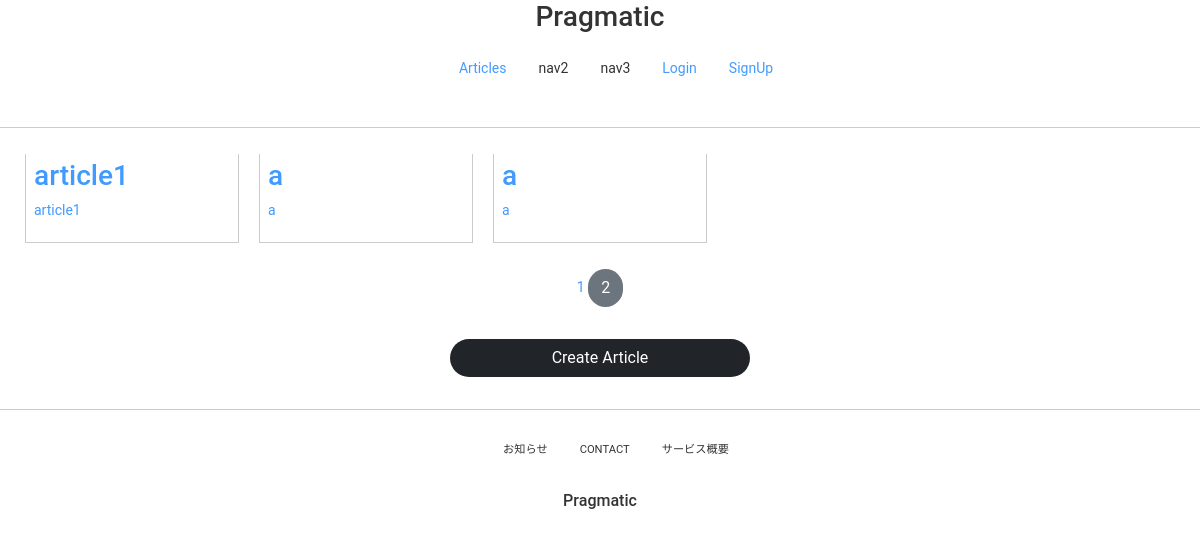
Page /articles/list/ on the earlier database version.
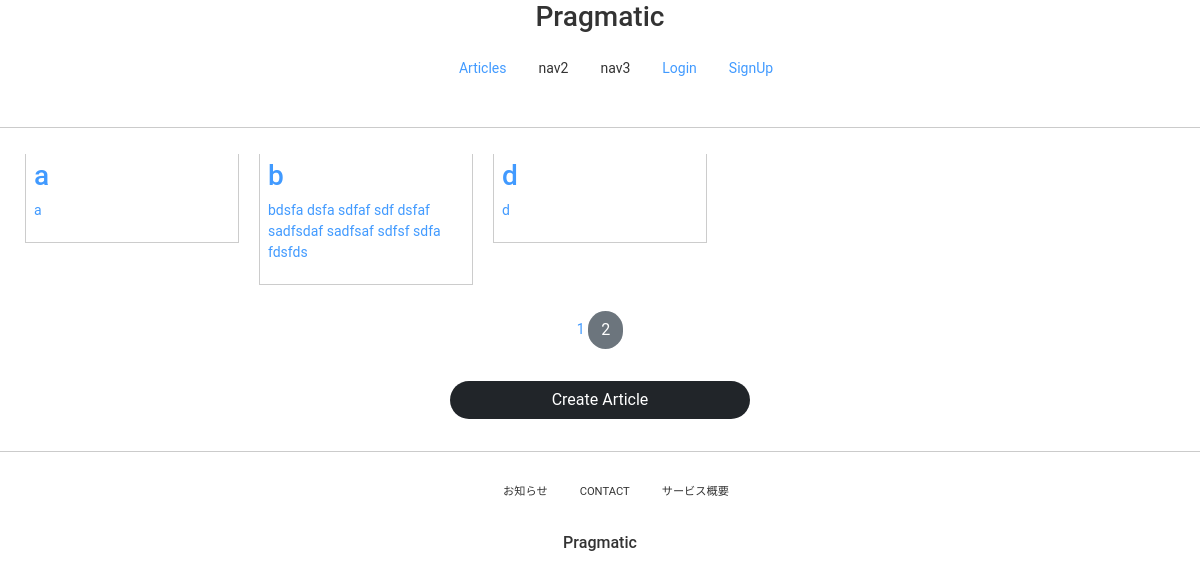
Same page on the later database version.
### articleapp/models.py (models this page shows)
class Article(models.Model):
    writer = models.ForeignKey(
        User, on_delete=models.SET_NULL, related_name='article', null=True)
    title = models.CharField(max_length=200, null=True)
    image = models.ImageField(upload_to='article/', null=False)
    content = models.TextField(null=True)
    created_at = models.DateField(auto_now_add=True, null=True)

### articleapp/views.py (the view)
# urls.py: path('list/', ArticleListView.as_view(), name='list'),
class ArticleListView(ListView):
    model = Article
    context_object_name = 'article_list'
    template_name = 'articleapp/list.html'
    paginate_by = 3

### articleapp/templates/articleapp/list.html
{% extends 'base.html' %}
{% load static %}
{% block content %}
<section>
    {% if article_list %}
    <div class="wf-container">
        {% for article in article_list %}
            <div class="wf-box">
                <a href="{% url 'articleapp:detail' pk=article.pk %}">
                {% include 'snippets/card.html' with article=article %}
                </a>
            </div>
        {% endfor %}
    </div>
    {% else %}
    <div style="text-align:center">
        <h2>No Article</h2>
    </div>
    {% endif %}
    {% include 'snippets/pagination.html' with page_obj=page_obj %}
     <div style="text-align:center">
         <a href="{% url 'articleapp:create' %}" class="btn btn-dark rounded-pill col-3 mt-3 mb-3">
             Create Article
         </a>
     </div>
</section>
{% endblock %}

### templates/base.html
<!DOCTYPE html>
<html lang="en">
{% include 'head.html' %}
<body>
    {% include 'header.html' %}
    <hr>
    {% block content %}
    {% endblock %}
    <hr>
    {% include 'footer.html' %}
</body>
</html>

### templates/head.html (shortened to what this page needs)
{% load static %}
<head>
    <link href="https://cdn.jsdelivr.net/npm/bootstrap@5.0.0-beta2/dist/css/bootstrap.min.css" rel="stylesheet">
    <link rel="stylesheet" type="text/css" href="{% static 'css/base.css' %}">
    <link rel="stylesheet" type="text/css" href="{% static 'css/wf-style.css' %}">
</head>

### templates/header.html
<header style="display:flex; flex-direction:column; justify-content: center; align-items:center">
    <div>
        <h3>Pragmatic</h3>
    </div>
    <div>
        <ul style="display:flex; justify-content: center; align-items:center; list-style: none;">
            <li style="padding:1rem">
                <a href="{% url 'articleapp:list' %}">Articles</a>
            </li>
            <li style="padding:1rem">nav2</li>
            <li style="padding:1rem">nav3</li>
            {% if not user.is_authenticated %}
            <li style="padding:1rem"><a href="{% url 'accountapp:login' %}?next={{ request.path }}">Login</a></li>
            <li style="padding:1rem"><a href="{% url 'accountapp:create' %}">SignUp</a></li>
            {% else %}
            <li style="padding:1rem"><a href="{% url 'accountapp:detail' pk=user.pk %}">Detail</a></li>
            <li style="padding:1rem"><a href="{% url 'accountapp:logout' %}?next={{ request.path }}">Logout</a></li>
            {% endif %}
        </ul>
    </div>
</header>

### templates/snippets/card.html (shortened to what this page needs)
<div class="content">
    <h3>{{ article.title }}</h3>
    <p>{{ article.content }}</p>
</div>

### templates/snippets/pagination.html (shortened to what this page needs)
<div style="text-align:center; margin:1rem 0;">
    <a href="{% url 'articleapp:list' %}?page={{ page_obj.number }}">
        {{ page_obj.number }}
    </a>
    {% if page_obj.has_next %}
    <a href="{% url 'articleapp:list' %}?page={{ page_obj.next_page_number }}" class="btn btn-secondary rounded-pill">
        {{ page_obj.next_page_number }}
    </a>
    {% endif %}
</div>

### templates/footer.html
<footer>
    <div style="font-size: 0.7rem; margin-bottom:1rem;">
        <ul style="display:flex; justify-content: center; align-items: center; list-style: none;">
            <li style="padding:1rem">お知らせ</li>
            <li style="padding:1rem">CONTACT</li>
            <li style="padding:1rem">サービス概要</li>
        </ul>
    </div>
    <div style="text-align: center;">
        <h6>Pragmatic</h6>
    </div>
</footer>

### static/css/base.css (style rules this page uses)
* { box-sizing: border-box; }
body { font-family: "Open Sans", sans-serif; }

### static/css/wf-style.css (style rules this page uses)
* { box-sizing: border-box; margin: 0; padding: 0; }
body { font-family: "Roboto", "Helvetica Neue", Helvetica, Arial, sans-serif; font-size: 14px; color: #333; }
a { text-decoration: none; cursor: pointer; color: #419aff; }
.btn { padding: 6px 12px; border: 1px solid transparent; border-radius: 4px; cursor: pointer; }
.wf-container { margin: 0 auto; }
.wf-container:before, .wf-container:after { content: ""; display: table; }
.wf-container:after { clear: both; }
.wf-box { margin: 10px; }
.wf-box .content { border: 1px solid #ccc; border-top-width: 0; padding: 5px 8px; }
@media screen and (min-width: 768px) { .wf-container { width: 750px; } }
@media screen and (min-width: 992px) { .wf-container { width: 970px; } }
@media screen and (min-width: 1200px) { .wf-container { width: 1170px; } }

Differences in the rows shown:
removed Article: title "article1", content "article1"
removed Article: title "a", content "a"
added Article: title "b", content "bdsfa dsfa sdfaf sdf dsfaf sadfsdaf sadfsaf sdfsf sdfa fdsfds"
added Article: title "d", content "d"
